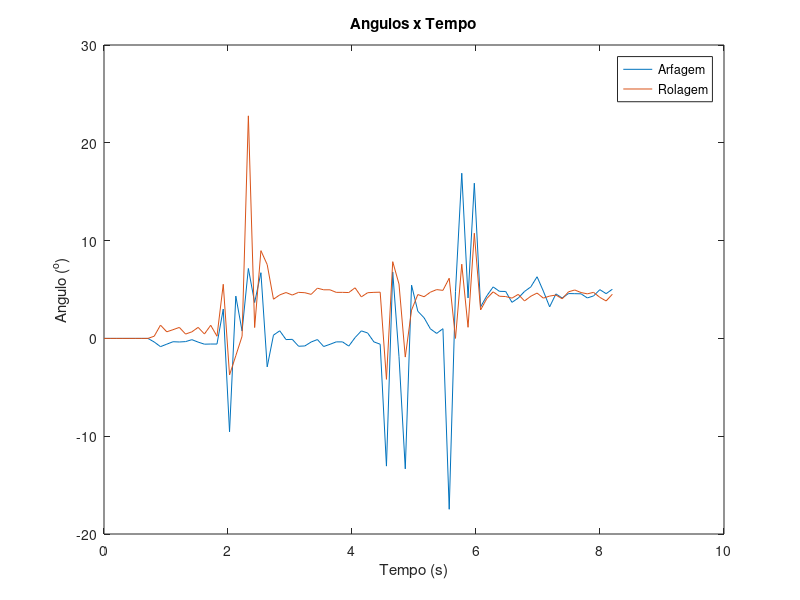
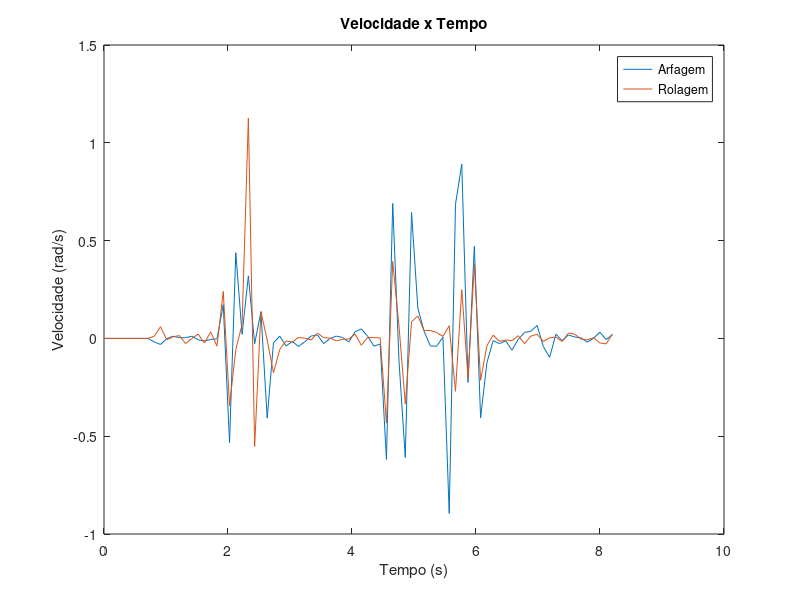
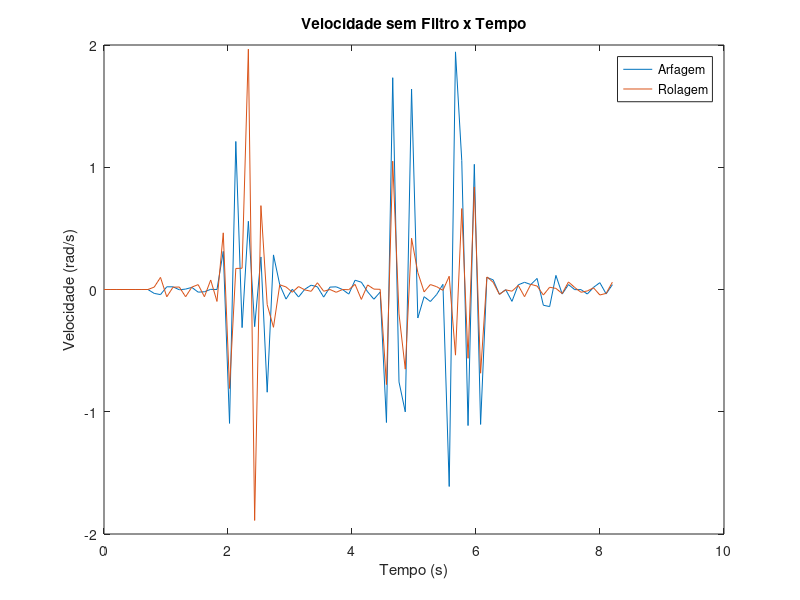

MATLAB code to generate these figures, in order:
clear all
close all
load('data.mat');
size = num2str(pitch_angle_size-1);
eval(['pitch_angle' '=' 'pitch_angle_0_' num2str(size) ';']);
eval(['roll_angle' '=' 'roll_angle_0_' num2str(size) ';']);
eval(['pitch_speed' '=' 'pitch_speed_0_' num2str(size) ';']);
eval(['roll_speed' '=' 'roll_speed_0_' num2str(size) ';']);
eval(['pitch_speed_sf' '=' 'pitch_speed_sf_0_' num2str(size) ';']);
eval(['roll_speed_sf' '=' 'roll_speed_sf_0_' num2str(size) ';']);

tsim = length(pitch_angle)*0.1;

t = (0:length(pitch_angle)-1)*tsim/(length(pitch_angle)-1);

plot(t,pitch_angle);
hold on
plot(t,roll_angle);
legend('Arfagem','Rolagem');
title('Angulos x Tempo');
xlabel('Tempo (s)');
ylabel('Angulo (^o)');

figure

plot(t,pitch_speed);
hold on
plot(t,roll_speed);
legend('Arfagem','Rolagem');
title('Velocidade x Tempo');
xlabel('Tempo (s)');
ylabel('Velocidade (rad/s)');

figure

plot(t,pitch_speed_sf);
hold on
plot(t,roll_speed_sf);
legend('Arfagem','Rolagem');
title('Velocidade sem Filtro x Tempo');
xlabel('Tempo (s)');
ylabel('Velocidade (rad/s)');
